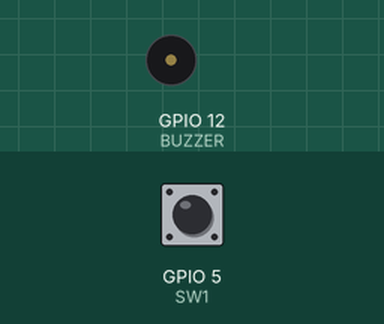
Simulated run of this program. Board: Raspberry Pi (BCM pin numbers). Shown: buzzer (waves = sounding). The test bench sets the inputs (shaded band); at power-on: GPIO 5 (SW1) LOW.

Above: at 1.2 s.
1.3 s: GPIO 5 (SW1) pulled HIGH for 3.2 s
At 1.7 s:
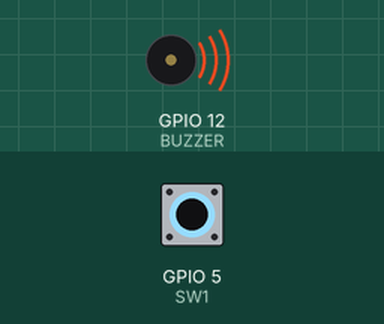
Timing chart, 0 to 6.3 s (numbered marks = the images above; inputs shaded):
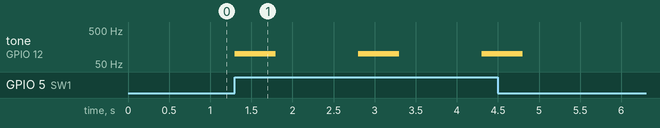

Measured:
- after the input at 1.3 s, tone on GPIO 12 (BUZZER): alternates 100 Hz for 0.50 s and silent for 1.0 s, 6 changes in all, then stays silent, starting at once

The program:

GPIOAS2_3.PY
```python
import RPi.GPIO as GPIO
import time

SW1 = 5
BUZZER = 12

GPIO.setwarnings(False)
GPIO.setmode(GPIO.BCM)
GPIO.setup(SW1, GPIO.IN, pull_up_down=GPIO.PUD_DOWN)
GPIO.setup(BUZZER, GPIO.OUT)

p = GPIO.PWM(BUZZER, 100)


try:
    while True:
        sw1Value = GPIO.input(SW1)
        if sw1Value == 1:  # 버튼이 눌리면
            p.start(50)
            p.ChangeFrequency(100)
            time.sleep(0.5)
            p.stop() # 소리 멈춤
            time.sleep(1)


except KeyboardInterrupt:
    pass

GPIO.cleanup()
```
